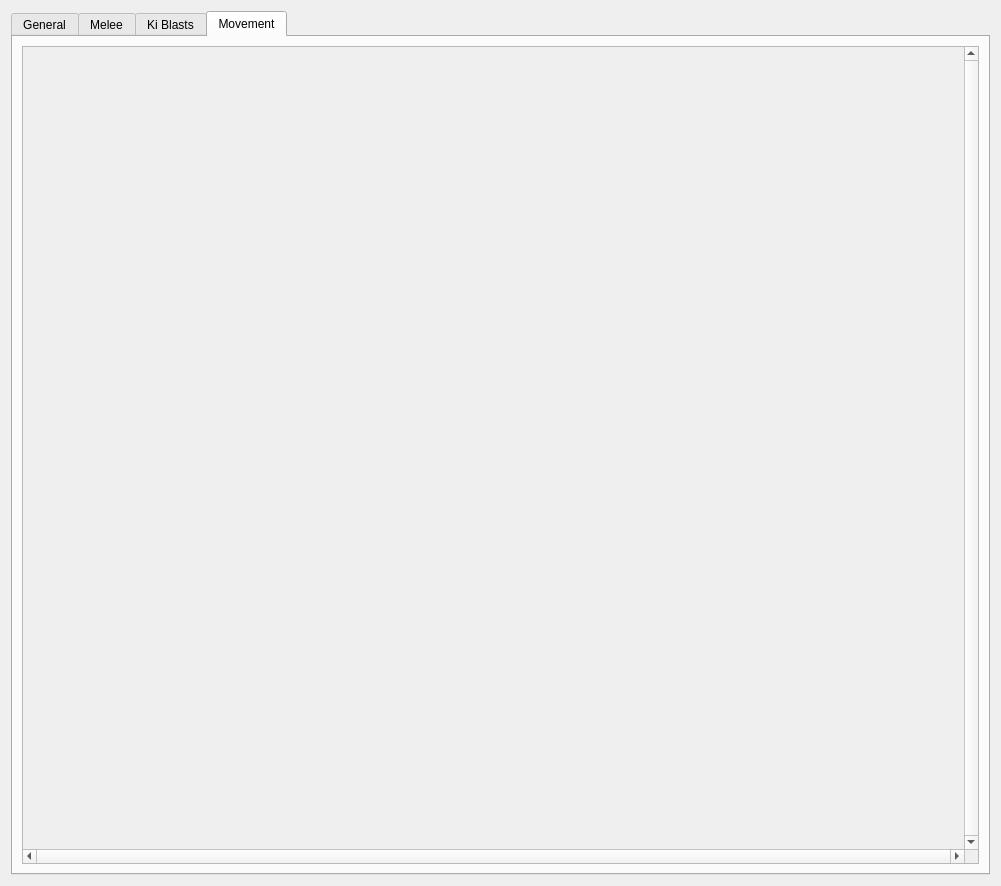
<?xml version="1.0" encoding="UTF-8"?>
<ui version="4.0">
 <class>CharParamFrame</class>
 <widget class="QFrame" name="CharParamFrame">
  <property name="geometry">
   <rect>
    <x>0</x>
    <y>0</y>
    <width>1001</width>
    <height>886</height>
   </rect>
  </property>
  <property name="sizePolicy">
   <sizepolicy hsizetype="Expanding" vsizetype="Expanding">
    <horstretch>0</horstretch>
    <verstretch>0</verstretch>
   </sizepolicy>
  </property>
  <property name="windowTitle">
   <string>Frame</string>
  </property>
  <layout class="QVBoxLayout" name="verticalLayout_5">
   <item>
    <widget class="QTabWidget" name="ParameterTabs">
     <property name="styleSheet">
      <string notr="true"/>
     </property>
     <property name="currentIndex">
      <number>3</number>
     </property>
     <widget class="QWidget" name="GeneralTab">
      <property name="styleSheet">
       <string notr="true"/>
      </property>
      <attribute name="title">
       <string>General</string>
      </attribute>
      <layout class="QVBoxLayout" name="verticalLayout">
       <item>
        <widget class="QScrollArea" name="GeneralScrollArea">
         <property name="styleSheet">
          <string notr="true"/>
         </property>
         <property name="verticalScrollBarPolicy">
          <enum>Qt::ScrollBarPolicy::ScrollBarAlwaysOn</enum>
         </property>
         <property name="horizontalScrollBarPolicy">
          <enum>Qt::ScrollBarPolicy::ScrollBarAlwaysOn</enum>
         </property>
         <property name="widgetResizable">
          <bool>false</bool>
         </property>
         <widget class="QWidget" name="scrollAreaWidgetContents">
          <property name="geometry">
           <rect>
            <x>0</x>
            <y>0</y>
            <width>910</width>
            <height>637</height>
           </rect>
          </property>
          <property name="sizePolicy">
           <sizepolicy hsizetype="Expanding" vsizetype="Expanding">
            <horstretch>0</horstretch>
            <verstretch>0</verstretch>
           </sizepolicy>
          </property>
          <property name="styleSheet">
           <string notr="true"/>
          </property>
         </widget>
        </widget>
       </item>
      </layout>
     </widget>
     <widget class="QWidget" name="MeleeTab">
      <attribute name="title">
       <string>Melee</string>
      </attribute>
      <layout class="QVBoxLayout" name="verticalLayout_3">
       <item>
        <widget class="QScrollArea" name="MeleeScrollArea">
         <property name="styleSheet">
          <string notr="true"/>
         </property>
         <property name="verticalScrollBarPolicy">
          <enum>Qt::ScrollBarPolicy::ScrollBarAlwaysOn</enum>
         </property>
         <property name="horizontalScrollBarPolicy">
          <enum>Qt::ScrollBarPolicy::ScrollBarAlwaysOn</enum>
         </property>
         <property name="widgetResizable">
          <bool>false</bool>
         </property>
         <widget class="QWidget" name="scrollAreaWidgetContents_2">
          <property name="geometry">
           <rect>
            <x>0</x>
            <y>0</y>
            <width>910</width>
            <height>637</height>
           </rect>
          </property>
          <property name="styleSheet">
           <string notr="true"/>
          </property>
         </widget>
        </widget>
       </item>
      </layout>
     </widget>
     <widget class="QWidget" name="KiBlastTab">
      <attribute name="title">
       <string>Ki Blasts</string>
      </attribute>
      <layout class="QVBoxLayout" name="verticalLayout_2">
       <item>
        <widget class="QScrollArea" name="KiBlastScrollArea">
         <property name="styleSheet">
          <string notr="true"/>
         </property>
         <property name="verticalScrollBarPolicy">
          <enum>Qt::ScrollBarPolicy::ScrollBarAlwaysOn</enum>
         </property>
         <property name="horizontalScrollBarPolicy">
          <enum>Qt::ScrollBarPolicy::ScrollBarAlwaysOn</enum>
         </property>
         <property name="widgetResizable">
          <bool>false</bool>
         </property>
         <widget class="QWidget" name="scrollAreaWidgetContents_3">
          <property name="geometry">
           <rect>
            <x>0</x>
            <y>0</y>
            <width>910</width>
            <height>637</height>
           </rect>
          </property>
          <property name="styleSheet">
           <string notr="true"/>
          </property>
         </widget>
        </widget>
       </item>
      </layout>
     </widget>
     <widget class="QWidget" name="MovementTab">
      <attribute name="title">
       <string>Movement</string>
      </attribute>
      <layout class="QVBoxLayout" name="verticalLayout_4">
       <item>
        <widget class="QScrollArea" name="MovementScrollArea">
         <property name="styleSheet">
          <string notr="true"/>
         </property>
         <property name="verticalScrollBarPolicy">
          <enum>Qt::ScrollBarPolicy::ScrollBarAlwaysOn</enum>
         </property>
         <property name="horizontalScrollBarPolicy">
          <enum>Qt::ScrollBarPolicy::ScrollBarAlwaysOn</enum>
         </property>
         <property name="widgetResizable">
          <bool>false</bool>
         </property>
         <widget class="QWidget" name="scrollAreaWidgetContents_4">
          <property name="geometry">
           <rect>
            <x>0</x>
            <y>0</y>
            <width>910</width>
            <height>637</height>
           </rect>
          </property>
          <property name="styleSheet">
           <string notr="true"/>
          </property>
         </widget>
        </widget>
       </item>
      </layout>
     </widget>
    </widget>
   </item>
  </layout>
 </widget>
 <resources/>
 <connections>
  <connection>
   <sender>ParameterTabs</sender>
   <signal>currentChanged(int)</signal>
   <receiver>CharParamFrame</receiver>
   <slot>SelectTab(int)</slot>
   <hints>
    <hint type="sourcelabel">
     <x>479</x>
     <y>429</y>
    </hint>
    <hint type="destinationlabel">
     <x>484</x>
     <y>429</y>
    </hint>
   </hints>
  </connection>
 </connections>
 <slots>
  <slot>SelectTab(int)</slot>
 </slots>
</ui>
